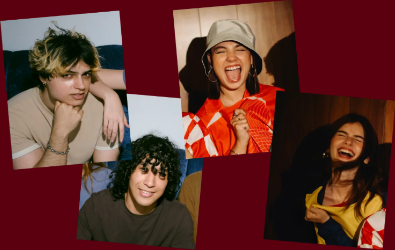
#> input picture scratch/true_orig_cards.png, 395 x 250 px, found by its file name
$ python build_zero_red_outline.py
#> lines starting #> are read from the running program, lines starting #| are printed output that depends on the picture; after the words box and inside, x2 and y2 are one past the last pixel; in counts of white or black regions, pixels touching at a corner belong together
import os
from PIL import Image, ImageDraw, ImageFilter, ImageOps
import numpy as np

# Load original 2x cards (792 x 500)
orig_2x = Image.open('scratch/true_orig_cards.png').convert('RGBA').resize((792, 500), Image.Resampling.LANCZOS)
arr = np.array(orig_2x)
bg = np.array([90, 0, 15], dtype=float)

# Let's construct clean geometric polygons for each card:
# Card 1 (Left):
# TL: (18, 26), TR: (246, 12), BR: (264, 322), BL: (36, 336)
poly_c1 = [(18, 26), (246, 12), (264, 322), (36, 336)]

# Card 2 (Center-Top):
# TL: (246, 26), TR: (510, 6), BR: (526, 314), BL: (262, 334)
poly_c2 = [(246, 26), (510, 6), (526, 314), (262, 334)]

# Card 3 (Center-Bottom):
# TL: (152, 314), TR: (414, 292), BR: (430, 492), BL: (168, 499)
poly_c3 = [(152, 314), (414, 292), (430, 492), (168, 499)]

# Card 4 (Right):
# TL: (456, 178), TR: (780, 198), BR: (752, 496), BL: (430, 476)
poly_c4 = [(456, 178), (780, 198), (752, 496), (430, 476)]

# Combined card mask:
full_mask = Image.new('L', (792, 500), 0)
#> full_mask: PIL image 792x500 L; every value is 0
draw = ImageDraw.Draw(full_mask)
draw.polygon(poly_c1, fill=255)
draw.polygon(poly_c2, fill=255)
draw.polygon(poly_c3, fill=255)
draw.polygon(poly_c4, fill=255)

# Also let's inspect the actual non-bg mask in orig_2x to refine the polygons:
diff = np.linalg.norm(arr[:, :, :3].astype(float) - bg, axis=2)
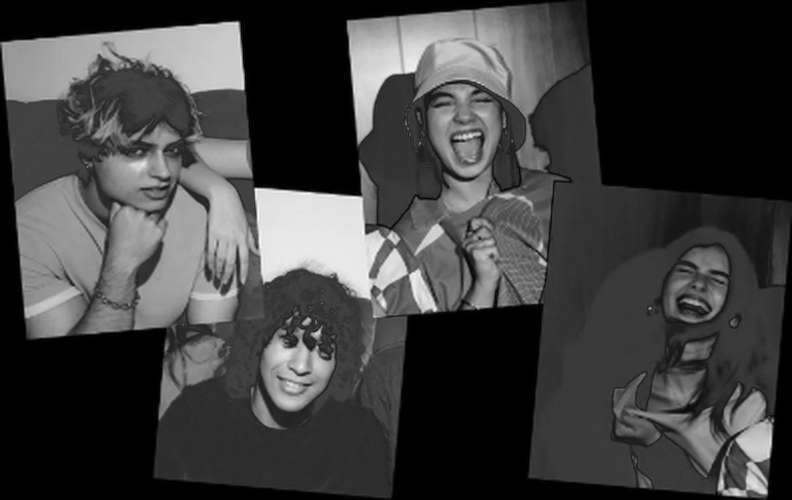
#> diff: shape (500, 792) float64; min 0, max 353, mean 88.2; drawn with min black and max white
# Any pixel with diff > 30 is card content
card_content_mask = diff > 30
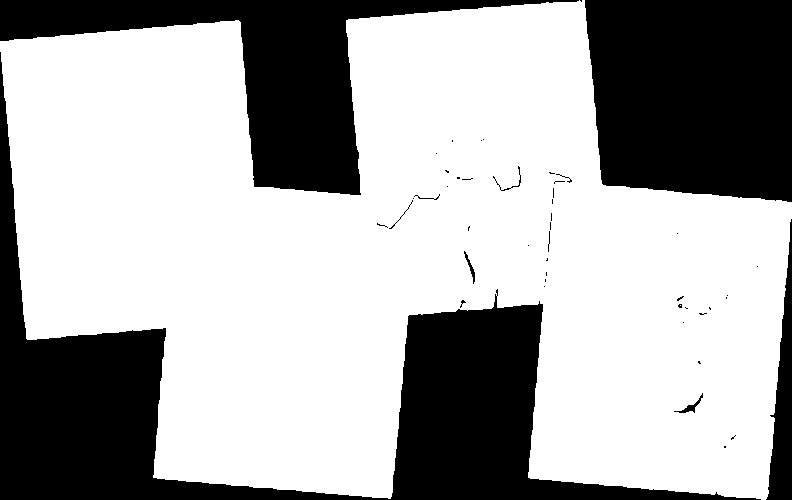
#> card_content_mask: shape (500, 792) bool; 66.4% white; 48 black regions (37 under 20 px), largest, box (x1, y1, x2, y2) and area: (0, 52, 761, 500) 60801, (585, 0, 792, 202) 38297, (0, 0, 579, 195) 29751

# Morphological closing / filling:
from scipy.ndimage import binary_fill_holes, binary_erosion, binary_dilation
filled_mask = binary_fill_holes(card_content_mask)
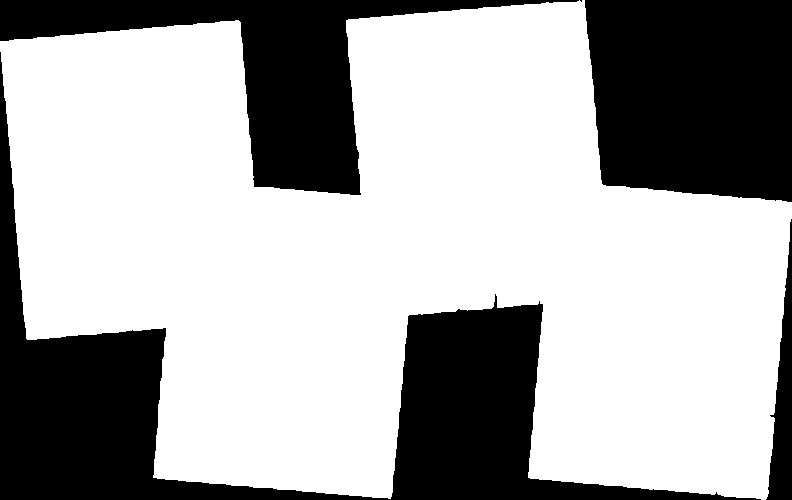
#> filled_mask: shape (500, 792) bool; 66.6% white; 5 black regions (1 under 20 px), largest, box (x1, y1, x2, y2) and area: (0, 52, 761, 500) 60791, (585, 0, 792, 202) 38297, (0, 0, 579, 195) 29751, (766, 219, 792, 500) 3539

# Erode by 2 pixels to completely remove ANY red background fringe on outer boundaries:
eroded_mask = binary_erosion(filled_mask, iterations=2)
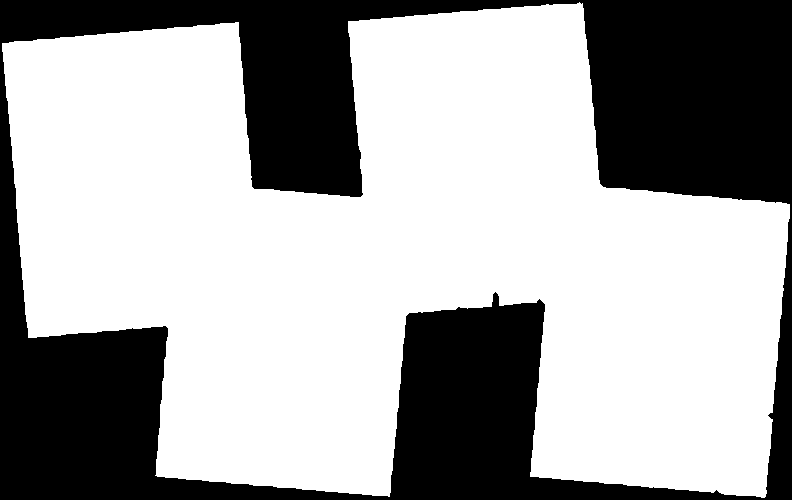
#> eroded_mask: shape (500, 792) bool; 65% white; 1 black region, box (x1, y1, x2, y2) and area: (0, 0, 792, 500) 138726

# Save mask visualization
Image.fromarray((eroded_mask * 255).astype(np.uint8)).save('scratch/eroded_cards_mask.png')
print("Saved eroded_cards_mask.png")
